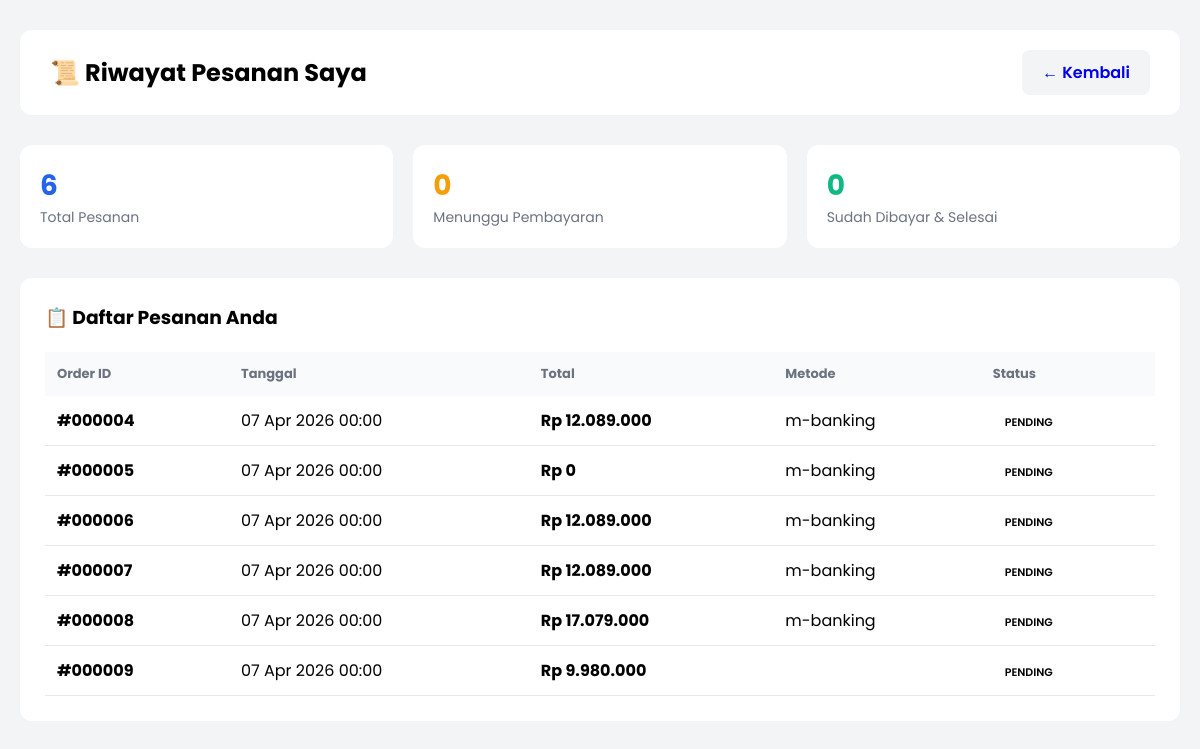
The app's page /user/riwayat.php (signed in), older data.
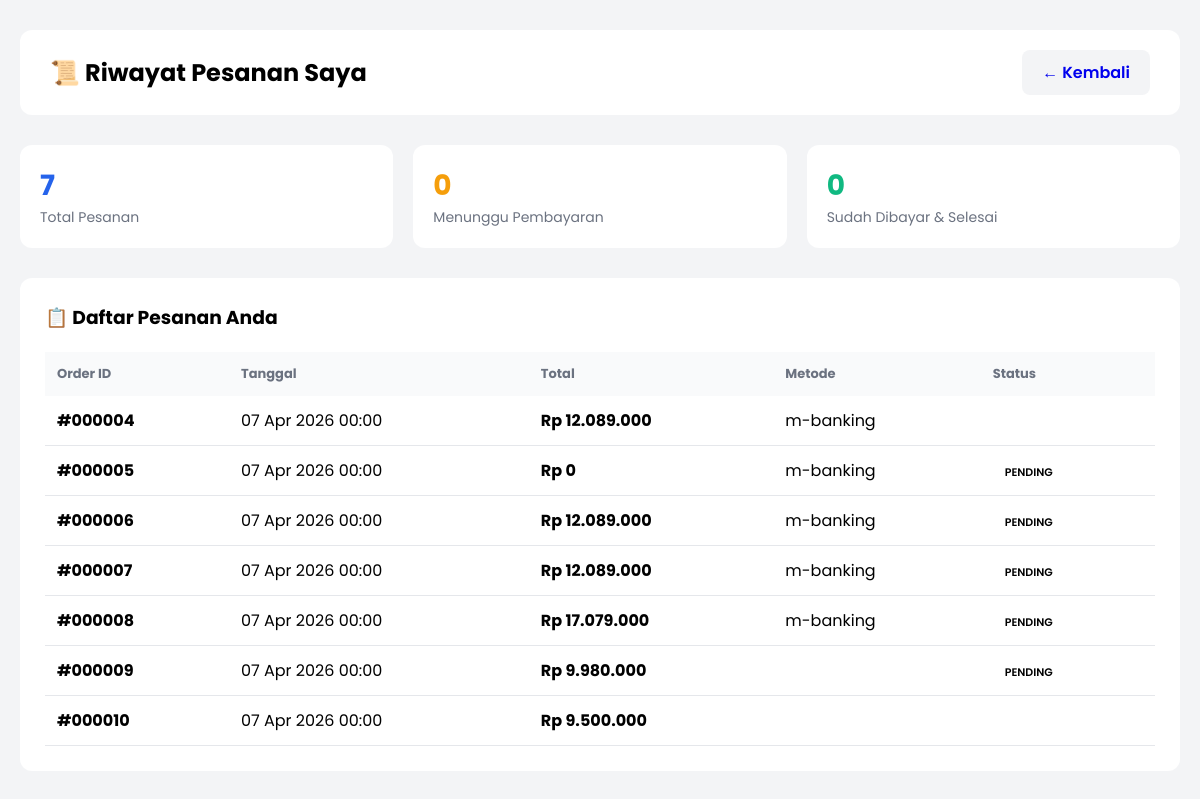
The same page, newer data.
### tables this page shows
CREATE TABLE `orders` (
  `id` int(11) NOT NULL AUTO_INCREMENT,
  `user_id` int(11) DEFAULT NULL,
  `total_bayar` decimal(10,2) NOT NULL,
  `ongkir` decimal(10,2) DEFAULT 0.00,
  `nama_penerima` varchar(100) NOT NULL,
  `no_telp` varchar(20) NOT NULL,
  `alamat` text NOT NULL,
  `metode_pembayaran` enum('m-banking','e-wallet','cod') DEFAULT 'm-banking',
  `virtual_account` varchar(20) DEFAULT NULL,
  `detail_pembayaran` varchar(100) DEFAULT NULL,
  `tanggal_transaksi` date NOT NULL,
  `updated_at` timestamp NULL DEFAULT NULL ON UPDATE current_timestamp(),
  `status` enum('pending','diproses','dikirim','selesai','dibatalkan') DEFAULT 'pending',
  `created_at` timestamp NOT NULL DEFAULT current_timestamp(),
  PRIMARY KEY (`id`),
  KEY `idx_user_id` (`user_id`)
);

### user/riwayat.php (the view, shortened to what this page needs)
<?php
require_once '../config.php';
$user_id = (int)$_SESSION['id'];
$orders = mysqli_query($koneksi, "
    SELECT * FROM orders
    WHERE user_id = $user_id
    ORDER BY tanggal_transaksi DESC
");
$total = mysqli_num_rows($orders);
$pending = mysqli_num_rows(mysqli_query($koneksi, "SELECT * FROM orders WHERE user_id=$user_id AND status='pending_payment'"));
$paid = mysqli_num_rows(mysqli_query($koneksi, "SELECT * FROM orders WHERE user_id=$user_id AND status='paid'"));
$completed = mysqli_num_rows(mysqli_query($koneksi, "SELECT * FROM orders WHERE user_id=$user_id AND status='completed'"));
?>
<!DOCTYPE html>
<html lang="id">
<head>
</head>
<body>
    <div class="container">
        <div class="header">
            <h1>📜 Riwayat Pesanan Saya</h1>
            <a href="dashboard.php" class="btn">← Kembali</a>
        </div>
        <div class="stats">
            <div class="stat"><h3><?= $total ?></h3><p>Total Pesanan</p></div>
            <div class="stat"><h3 style="color: #f59e0b;"><?= $pending ?></h3><p>Menunggu Pembayaran</p></div>
            <div class="stat"><h3 style="color: #10b981;"><?= $paid + $completed ?></h3><p>Sudah Dibayar & Selesai</p></div>
        </div>
        <div class="box">
            <h3 style="margin-bottom: 20px;">📋 Daftar Pesanan Anda</h3>
            <?php if($total > 0): ?>
            <table>
                <thead>
                    <tr>
                        <th>Order ID</th>
                        <th>Tanggal</th>
                        <th>Total</th>
                        <th>Metode</th>
                        <th>Status</th>
                    </tr>
                </thead>
                <tbody>
                    <?php while($o = mysqli_fetch_assoc($orders)): ?>
                    <tr>
                        <td><strong>#<?= str_pad($o['id'], 6, '0', STR_PAD_LEFT) ?></strong></td>
                        <td><?= date('d M Y H:i', strtotime($o['tanggal_transaksi'])) ?></td>
                        <td><strong>Rp <?= number_format($o['total_bayar'], 0, ',', '.') ?></strong></td>
                        <td><?= htmlspecialchars($o['metode_pembayaran']) ?></td>
                        <td>
                            <?php
                            $badge_class = 'badge-' . ($o['status'] ?? 'pending_payment');
                            $status_text = strtoupper(str_replace('_', ' ', $o['status'] ?? 'pending_payment'));
                            ?>
                            <span class="badge <?= $badge_class ?>"><?= $status_text ?></span>
                        </td>
                    </tr>
                    <?php endwhile; ?>
                </tbody>
            </table>
            <?php else: ?>
            <p style="text-align: center; padding: 40px; color: #6b7280;">Belum ada pesanan</p>
            <?php endif; ?>
        </div>
    </div>
</body>
</html>

Row changes from the older to the newer data that the page shows:
changed orders "000004": status "PENDING" → (not shown)
added orders: id "000010", tanggal_transaksi "07 Apr 2026 00:00", total_bayar "9.500.000"
Text that changed along with them:
$total: "6" → "7"
